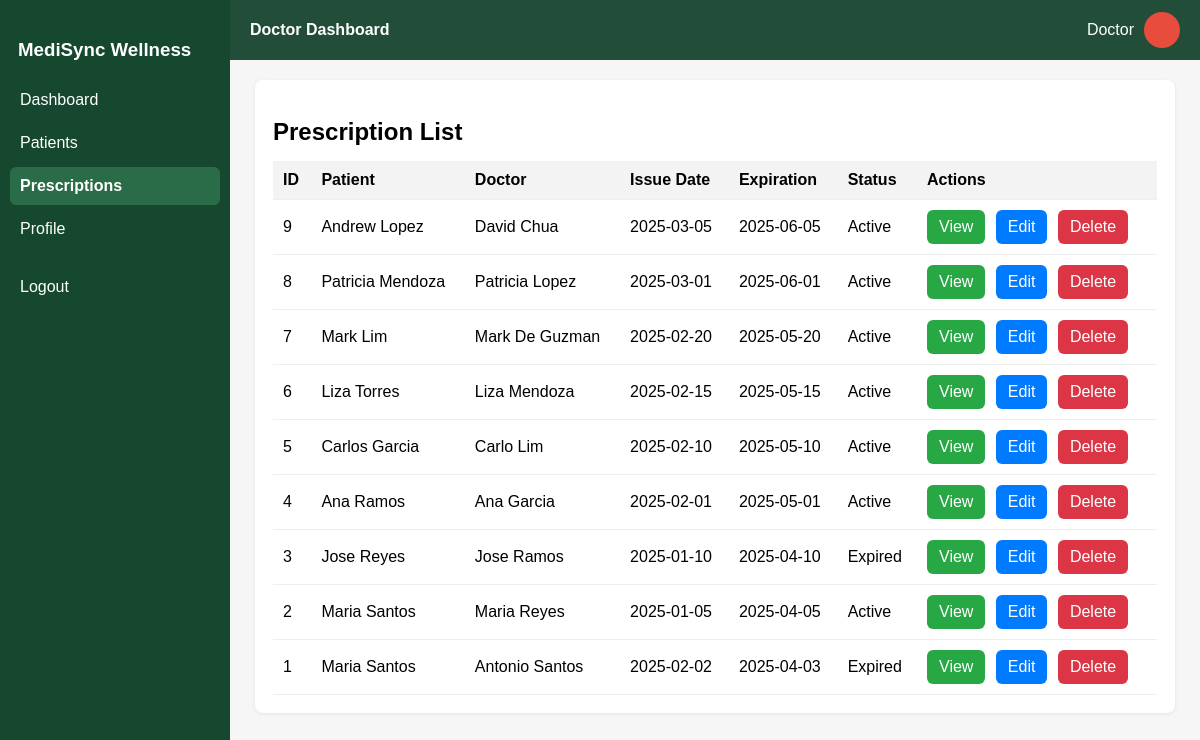
The app's page /backend/DISTRIBUTE_TO_APPROPRIATE_FILES/doctor/view_prescription.php with its own data.
### tables this page shows
CREATE TABLE IF NOT EXISTS `prescription` (
  `prescriptionID` int NOT NULL AUTO_INCREMENT,
  `patientID` int NOT NULL,
  `issueDate` date NOT NULL,
  `expirationDate` date NOT NULL,
  `status` text NOT NULL,
  `doctorID` int NOT NULL,
  PRIMARY KEY (`prescriptionID`),
  KEY `patientID` (`patientID`),
  KEY `fk_prescription_doctor` (`doctorID`)
);

CREATE TABLE IF NOT EXISTS `patient` (
  `patientID` int NOT NULL AUTO_INCREMENT,
  `firstName` text NOT NULL,
  `lastName` text NOT NULL,
  `pasword` varchar(255) NOT NULL,
  `birthDate` date NOT NULL,
  `gender` text NOT NULL,
  `contactNumber` int NOT NULL,
  `address` text NOT NULL,
  `email` text NOT NULL,
  `doctorID` int DEFAULT NULL,
  `healthCondition` text,
  `allergies` text,
  `currentMedication` text,
  `knownDiseases` text,
  PRIMARY KEY (`patientID`),
  KEY `fk_patient_doctor` (`doctorID`)
);

CREATE TABLE IF NOT EXISTS `doctor` (
  `doctorID` int NOT NULL AUTO_INCREMENT,
  `firstName` text NOT NULL,
  `lastName` text NOT NULL,
  `password` varchar(255) NOT NULL,
  `specialization` text NOT NULL,
  `licenseNumber` int NOT NULL,
  `email` text NOT NULL,
  `clinicAddress` text NOT NULL,
  `status` enum('active','pending') NOT NULL DEFAULT 'pending',
  PRIMARY KEY (`doctorID`)
);

### backend/DISTRIBUTE_TO_APPROPRIATE_FILES/doctor/view_prescription.php (the view, shortened to what this page needs)
<?php
include('../includes/db_connect.php');
$sql = "
    SELECT
        p.prescriptionID,
        p.issueDate,
        p.expirationDate,
        p.status,
        pat.firstName AS patientFirst,
        pat.lastName AS patientLast,
        d.firstName AS doctorFirst,
        d.lastName AS doctorLast
    FROM prescription p
    LEFT JOIN patient pat ON pat.patientID = p.patientID
    LEFT JOIN doctor d ON d.doctorID = p.doctorID
    ORDER BY p.prescriptionID DESC
";
$list = $conn->query($sql);
?>
    <div class="card">
        <h2 style="margin-bottom:15px;">Prescription List</h2>
        <table>
            <thead>
            <tr>
                <th>ID</th>
                <th>Patient</th>
                <th>Doctor</th>
                <th>Issue Date</th>
                <th>Expiration</th>
                <th>Status</th>
                <th style="width:220px;">Actions</th>
            </tr>
            </thead>
            <tbody>
            <?php while ($p = $list->fetch_assoc()): ?>
                <tr>
                    <td><?= $p['prescriptionID'] ?></td>
                    <td>
                        <?= htmlspecialchars($p['patientFirst'] . " " . $p['patientLast']) ?>
                    </td>
                    <td>
                        <?= htmlspecialchars($p['doctorFirst'] . " " . $p['doctorLast']) ?>
                    </td>
                    <td><?= htmlspecialchars($p['issueDate']) ?></td>
                    <td><?= htmlspecialchars($p['expirationDate']) ?></td>
                    <td><?= htmlspecialchars($p['status']) ?></td>
                    <td>
                        <a href="view_patient_prescription.php?id=<?= $p['prescriptionID'] ?>" class="btn">
                            View
                        </a>
                        <a href="edit_prescription.php?id=<?= $p['prescriptionID'] ?>" class="btn" style="background:#007bff;">
                            Edit
                        </a>
                        <a href="delete_prescription.php?id=<?= $p['prescriptionID'] ?>"
                           class="btn btn-danger"
                           onclick="return confirm('Delete this prescription?');">
                            Delete
                        </a>
                    </td>
                </tr>
            <?php endwhile; ?>
            </tbody>
        </table>
    </div>
<?php
include('doctor_standard.php');
?>

### frontend/doctor/doctor_standard.php (style rules this page uses)
body { margin: 0; font-family: Arial, Helvetica, sans-serif; background:#f6f6f6; }
.card { background: #fff; border-radius: 8px; padding: 18px; box-shadow: 0 1px 4px rgba(0,0,0,0.08); margin-bottom: 20px; }
table { width: 100%; border-collapse: collapse; }
th, td { padding: 10px; border-bottom: 1px solid #eee; text-align: left; }
th { background: #f3f3f3; }
.btn { background: #28a745; padding: 8px 12px; color: white; text-decoration: none; border-radius: 6px; margin-right: 6px; display:inline-block; }
.btn-danger { background: #dc3545; }

### records on screen
prescription: prescriptionID "9", doctorID.lastName "Andrew Lopez", doctor.firstName+lastName "David Chua", issueDate "2025-03-05", expirationDate "2025-06-05", status "Active"
prescription: prescriptionID "8", doctorID.lastName "Patricia Mendoza", doctor.firstName+lastName "Patricia Lopez", issueDate "2025-03-01", expirationDate "2025-06-01", status "Active"
prescription: prescriptionID "7", doctorID.lastName "Mark Lim", doctor.firstName+lastName "Mark De Guzman", issueDate "2025-02-20", expirationDate "2025-05-20", status "Active"
prescription: prescriptionID "6", doctorID.lastName "Liza Torres", doctor.firstName+lastName "Liza Mendoza", issueDate "2025-02-15", expirationDate "2025-05-15", status "Active"
prescription: prescriptionID "5", doctorID.lastName "Carlos Garcia", doctor.firstName+lastName "Carlo Lim", issueDate "2025-02-10", expirationDate "2025-05-10", status "Active"
prescription: prescriptionID "4", doctorID.lastName "Ana Ramos", doctor.firstName+lastName "Ana Garcia", issueDate "2025-02-01", expirationDate "2025-05-01", status "Active"
prescription: prescriptionID "3", doctorID.lastName "Jose Reyes", doctor.firstName+lastName "Jose Ramos", issueDate "2025-01-10", expirationDate "2025-04-10", status "Expired"
prescription: prescriptionID "2", doctorID.lastName "Maria Santos", doctor.firstName+lastName "Maria Reyes", issueDate "2025-01-05", expirationDate "2025-04-05", status "Active"
prescription: prescriptionID "1", patientID.lastName "Maria Santos", doctor.firstName+lastName "Antonio Santos", issueDate "2025-02-02", expirationDate "2025-04-03", status "Expired"
